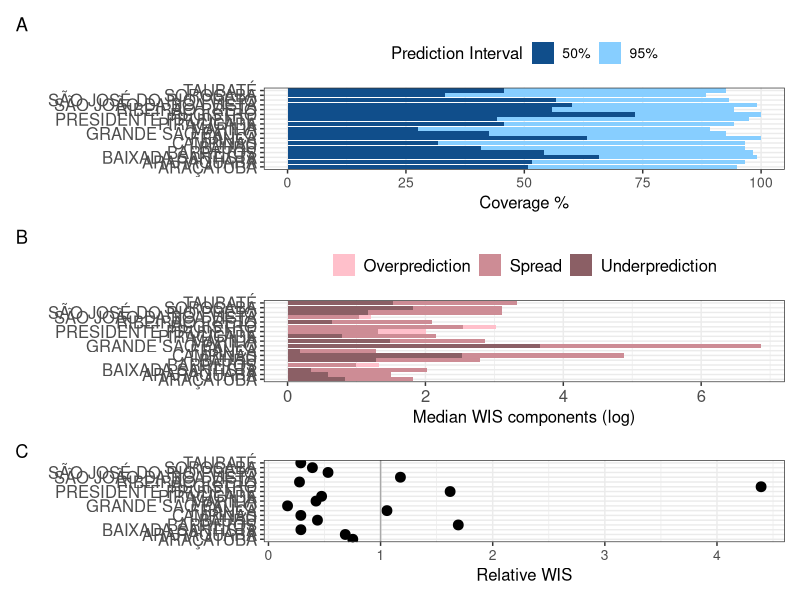

Write the R code that produced this figure.
library(dplyr)
library(tidyverse)
library(patchwork)
####Figuras paper


#######PLot métricas só para o nowcaster por DRS

metricas<-read.csv("metrics/metrics_for_four_weeks.csv")

metricas_drs<- metricas %>%
  mutate(DRS = str_to_title(DRS))

metricas_DRS<- metricas %>%
  filter(horizon<=2, metodo=="nowcast") %>%   
  group_by(metodo, DRS) %>% 
  dplyr::summarise(n= n(),
                   cob50=round((sum(cov_50, na.rm = TRUE)*100)/n(),1),
                   cob95=round((sum(cov_95, na.rm = TRUE)*100)/n(),1),
                   WIS=round(median(wis, na.rm=TRUE),1),
                   Spread=round(median(dispersion, na.rm=TRUE),1),
                   Underprediction=round(median(underprediction, na.rm=TRUE),1),
                   Overprediction=round(median(overprediction, na.rm=TRUE),1),
                   MAE=round(median(ae_median, na.rm=TRUE),1)) %>%
  ungroup()

wis_drs<- metricas_DRS %>%
  dplyr::select(DRS, Spread, Underprediction, Overprediction) %>%
  pivot_longer(Spread:Overprediction, names_to = "WIS", values_to = "components")

# forçando ordem dos níveis
#ordem <- wis_drs %>%
#  group_by(DRS) %>%
 # summarise(total = sum(components, na.rm = TRUE)) %>%
 # arrange(desc(total))

#wis_drs2 <- wis_drs %>%
 # mutate(DRS = factor(DRS, levels = ordem$DRS))   

###WIS RELATIVO

rel_wis<- metricas %>%
  filter(horizon<=2) %>%
  filter(metodo %in% c("nowcast", "delay")) %>%
  group_by(DRS, metodo) %>% 
  dplyr::summarise(wis= median(wis, na.rm = TRUE)) %>%
  select(DRS, metodo, wis) %>%
  pivot_wider(names_from = "metodo", values_from ="wis") %>%
  mutate("Nowcaster"=nowcast/delay,
         "Uncorrected data (baseline)"=delay/delay) %>%
  select(DRS, "Nowcaster", "Uncorrected data (baseline)") %>%
  pivot_longer(2:3, values_to = "rel_wis", names_to = "metodo") 

####Figure 3 - paper

a<-wis_drs %>%
  #  ggplot(aes(x = components, y = reorder(DRS, WIS), fill = WIS)) +
  ggplot(aes(x = log1p(components), y= DRS, fill = WIS)) +
  geom_bar(stat = "identity")+
  scale_fill_manual("Decomposition WIS",values=c('pink','lightpink3','lightpink4'))+
  theme_bw()+
  #scale_x_discrete(guide = guide_axis(angle = 45))+
  theme(legend.position = "top", axis.text=element_text(size=15),
        axis.text.x = element_text(size=12),
        legend.text = element_text(size=12),
        axis.title.x = element_text(size=12),
        axis.text.y=element_text(size=12),
        legend.title = element_blank(),
        plot.title = element_text(size=18, face="bold")
  )+
  labs(x="Median WIS components (log)", y="")

#######Coverage

# forçando ordem dos níveis
#ordem2 <- metricas_DRS %>%
 # group_by(DRS) %>%
 # arrange(desc(cob95))

#metricas_drs2 <- metricas_drs %>%
#  mutate(DRS = factor(DRS, levels = ordem2$DRS))   

b<-ggplot(mapping = aes(x, y)) +
  geom_bar(data=metricas_DRS, aes(y=DRS  ,x=cob95, fill="95%"), stat = 'identity') +
  geom_bar(data=metricas_DRS, aes(y=DRS  ,x=cob50, fill="50%"), stat = 'identity') +
  scale_fill_manual(values = c(
    "95%"= 'skyblue1',
    "50%"='dodgerblue4'))+
  labs(fill = 'Prediction Interval', x="Coverage %", y="")+
  # scale_x_discrete(guide = guide_axis(angle = 45))+
  # geom_xline(yintercept = 95, col = "darkred", linetype='dotted', size=1)+
  # geom_xline(yintercept = 50, col = "red", linetype='dotted', size=1)+
  theme_bw()+
  theme(legend.position = "top", axis.text=element_text(size=15),
        axis.text.x = element_text(size=10),
        legend.text = element_text(size=10),
        axis.title.x = element_text(size=12),
        axis.text.y=element_text(size=12),
        legend.title = element_text(size=12),
        plot.title = element_text(size=18, face="bold")
  )


rel_wis<- rel_wis%>% filter(metodo=="Nowcaster")


c<-ggplot(rel_wis, aes(x = rel_wis, y = DRS)) +
  geom_point(size = 3)+
  geom_point() +
  geom_vline(xintercept = 1, color="darkgray")+
  theme_bw()+
  labs(
    x = "Relative WIS",
    y = '', 
    color = '', 
    fill = ''
  ) +
  theme(legend.position = "top", axis.text=element_text(size=15),
        axis.text.x = element_text(size=10),
        legend.text = element_text(size=12),
        axis.title.x = element_text(size=12),
        axis.text.y=element_text(size=12),
        legend.title = element_text(size=12),
        plot.title = element_text(size=18, face="bold")
  )
  

tiff(filename=paste0("plots/Fig.6.tiff"), width =10 , height =12 , units = "in", res = 300)

b / a / c + plot_annotation(tag_levels = 'A')

dev.off()
